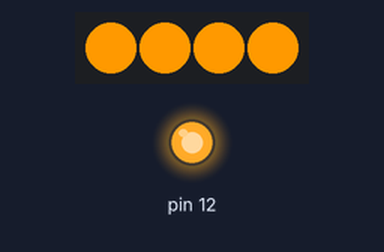
Recording of a sketch running on a simulated Arduino Uno, built with avr-gcc and run on an emulated ATmega328P. On the bench: 4 RGB LEDs in strip order, left to right, output pins drawn as LEDs (lit = HIGH). The strip is taken to match the declared colour order.

Above: at 0.1 s.
Timing chart, 0 to 3.5 s (numbered marks = the images above):
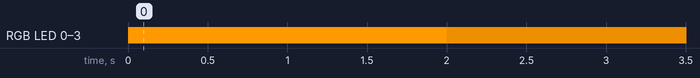

The sketch:

led_ws2811.ino
```cpp
#include <Adafruit_NeoPixel.h>

#define PIN       13  // Pin donde tenemos conectado la tira NeoPixel
#define NUMPIXELS 4 // Número de píxeles o LEDs

// Declaramos el objeto. El último parámetro dependerá de tu tipo de NeoPixel
//   NEO_KHZ800  800 KHz bitstream (most NeoPixel products w/WS2812 LEDs)
//   NEO_KHZ400  400 KHz (classic 'v1' (not v2) FLORA pixels, WS2811 drivers)
//   NEO_GRB     Pixels are wired for GRB bitstream (most NeoPixel products)
//   NEO_RGB     Pixels are wired for RGB bitstream (v1 FLORA pixels, not v2)
//   NEO_RGBW    Pixels are wired for RGBW bitstream (NeoPixel RGBW products)
Adafruit_NeoPixel pixels = Adafruit_NeoPixel(NUMPIXELS, PIN, NEO_RGB + NEO_KHZ800);


// Podemos definir las funciones con los colores que queramos
// https://www.w3schools.com/colors/colors_picker.asp
// el brillo va con pixels.setBrightness(64);
void naranja (){
  pixels.setPixelColor(0, pixels.Color(255, 153, 0));
  pixels.setPixelColor(1, pixels.Color(255, 153, 0));
  pixels.setPixelColor(2, pixels.Color(255, 153, 0));
  pixels.setPixelColor(3, pixels.Color(255, 153, 0));
  pixels.show();
}

void verde (){
  pixels.setPixelColor(0, pixels.Color(0, 153, 0));
  pixels.setPixelColor(1, pixels.Color(0, 153, 0));
  pixels.setPixelColor(2, pixels.Color(0, 153, 0));
  pixels.setPixelColor(3, pixels.Color(0, 153, 0));
  pixels.show();
}

void setup() {
  // Iniciamos neopixel
  pixels.begin();
  pixels.show();
  pinMode(12, OUTPUT);
  digitalWrite(12, HIGH);
}

void loop() {
  naranja();
  pixels.setBrightness(64);
  delay(1000);
  pixels.setBrightness(200);
  delay(1000);

}
```

Measured:
- by itself, RGB LED 0–3: off → RGB(255, 153, 0) at 0.00 s, → RGB(200, 120, 0) 2.0 s later
